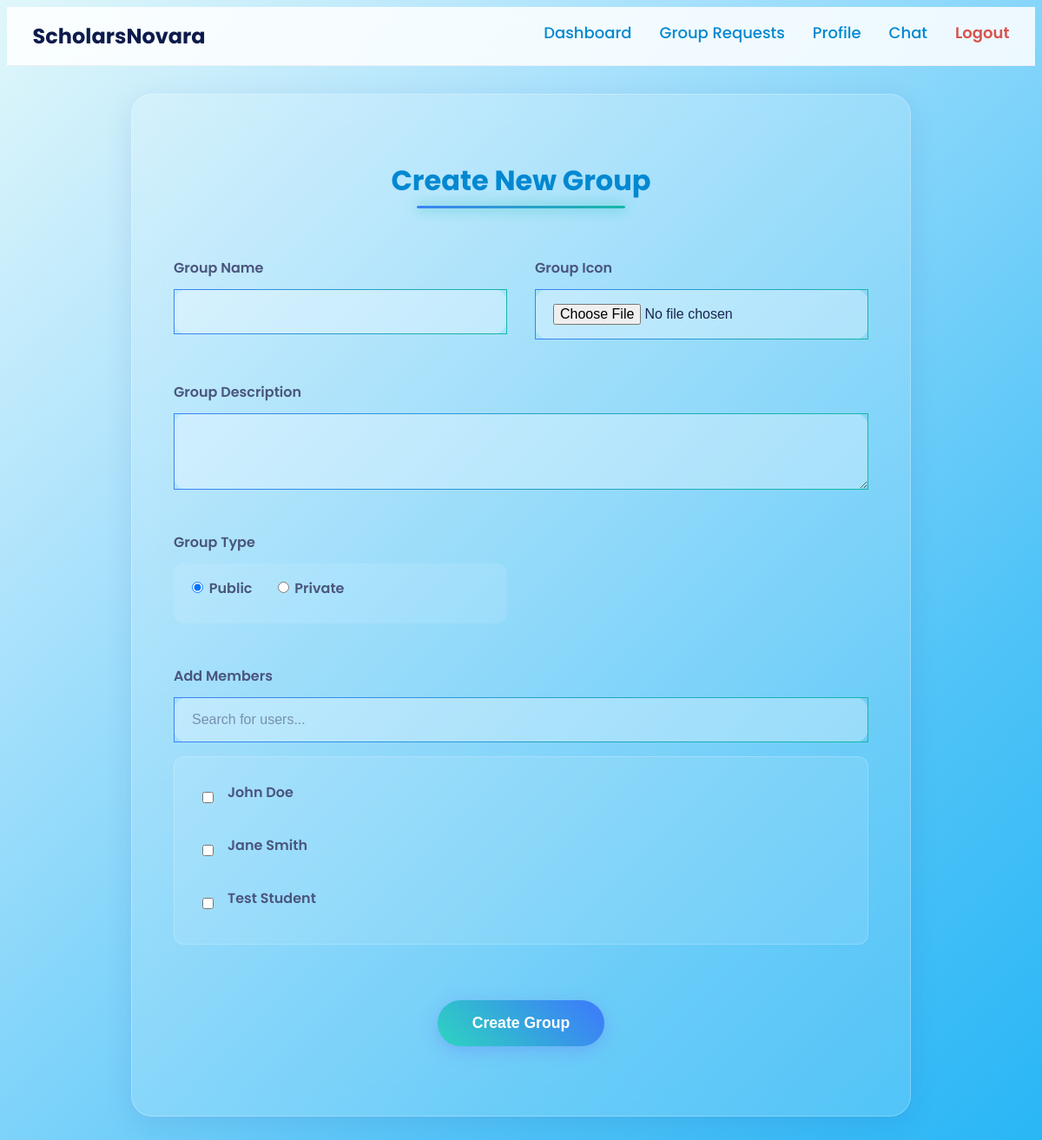
The page /chat/create (signed in) on the database its author committed.
### models.py (models this page shows, shortened)
class User(UserMixin, db.Model):
    id = db.Column(db.Integer, primary_key=True)
    created_at = db.Column(db.DateTime, default=datetime.utcnow)
    name = db.Column(db.String(150), nullable=False)
    email = db.Column(db.String(150), unique=True, nullable=False)
    password_hash = db.Column(db.String(128))
    role = db.Column(db.String(50), nullable=False, default='student')
    approved = db.Column(db.Boolean, default=False)
    is_banned = db.Column(db.Boolean, default=False)
    profile_pic = db.Column(db.String(150), nullable=False, default='default.jpg')
    bio = db.Column(db.Text, nullable=True)
    courses_taught = db.relationship('Course', backref='instructor', lazy='dynamic')
    enrollments = db.relationship('Enrollment', back_populates='student', lazy='dynamic')
    comments = db.relationship('Comment', backref='author', lazy='dynamic')
    library_items = db.relationship('LibraryMaterial', backref='uploader', lazy='dynamic')
    quiz_submissions = db.relationship('QuizSubmission', backref='student', lazy='dynamic')
    assignment_submissions = db.relationship('AssignmentSubmission', backref='student', lazy='dynamic')
    exam_submissions = db.relationship('ExamSubmission', backref='student', lazy='dynamic')
    lesson_completions = db.relationship('LessonCompletion', backref='user', lazy='dynamic', cascade="all, delete-orphan")
    library_purchases = db.relationship('LibraryPurchase', backref='user', lazy='dynamic', cascade="all, delete-orphan")
    chat_messages = db.relationship('ChatMessage', backref='author', lazy='dynamic')

### routes.py (the view, shortened to what this page needs)
@main.route('/chat/create', methods=['GET', 'POST'])
@login_required
def create_group():
    users = User.query.filter(User.id != current_user.id).all()
    return render_template('create_group.html', users=users)

### templates/create_group.html (shortened to what this page needs)
{% extends "base.html" %}
{% block content %}
<div class="form-container-glassy">
    <div class="form-header">
        <h2 class="form-title">Create New Group</h2>
    </div>
    <form action="{{ url_for('main.create_group') }}" method="POST" enctype="multipart/form-data">
        <div class="form-grid">
            <div class="form-group">
                <label for="group_name">Group Name</label>
                <input type="text" id="group_name" name="group_name" required class="input-glassy">
            </div>
            <div class="form-group">
                <label for="group_icon">Group Icon</label>
                <input type="file" id="group_icon" name="group_icon" accept="image/*" class="input-glassy">
            </div>
            <div class="form-group full-span">
                <label for="group_description">Group Description</label>
                <textarea id="group_description" name="group_description" rows="3" class="input-glassy"></textarea>
            </div>
            <div class="form-group">
                <label>Group Type</label>
                <div class="radio-group-glassy">
                    <label>
                        <input type="radio" name="group_type" value="public" checked> Public
                    </label>
                    <label>
                        <input type="radio" name="group_type" value="private"> Private
                    </label>
                </div>
            </div>
            <div class="form-group full-span">
                <label>Add Members</label>
                <input type="text" id="member-search" placeholder="Search for users..." class="input-glassy">
                <div class="user-list-glassy">
                    {% for user in users %}
                    <div class="user-item-glassy">
                        <input type="checkbox" name="members" value="{{ user.id }}" id="user-{{ user.id }}">
                        <label for="user-{{ user.id }}">{{ user.name }}</label>
                    </div>
                    {% endfor %}
                </div>
            </div>
        </div>
        <div class="form-actions">
            <button type="submit" class="btn-primary-glass">Create Group</button>
        </div>
    </form>
</div>
{% endblock %}

### static/css/forms.css (style rules this page uses)
.form-container-glassy { background: rgba(255, 255, 255, 0.15); backdrop-filter: blur(15px); -webkit-backdrop-filter: blur(15px); border: 1px solid rgba(255, 255, 255, 0.25); border-radius: 24px; padding: 3rem 3rem 5rem; max-width: 800px; margin: 2rem auto; box-shadow: 0 8px 32px rgba(31, 38, 135, 0.1); min-height: auto; }
.form-header { text-align: center; margin-bottom: 2.5rem; }
.form-title { font-size: 2.5rem; font-weight: 700; color: #1a2551; display: inline-block; position: relative; padding-bottom: 0.5rem; }
.form-title::after { content: ''; position: absolute; bottom: 0; left: 10%; right: 10%; height: 3px; background: linear-gradient(90deg, #3b82f6, #14b8a6); box-shadow: 0 0 15px #14b8a6; border-radius: 2px; }
.form-grid { display: grid; grid-template-columns: 1fr 1fr; gap: 1.5rem 2rem; }
.form-grid .full-span { grid-column: 1 / -1; }
.form-group { display: flex; flex-direction: column; }
.form-group label { font-weight: 600; color: #4a557d; margin-bottom: 0.75rem; }
.input-glassy { background: rgba(255, 255, 255, 0.3); border: 1px solid transparent; border-image: linear-gradient(to right, #3b82f6, #14b8a6) 1; border-radius: 16px; padding: 1rem 1.25rem; color: #1a2551; font-size: 1rem; transition: all 0.3s ease; }
.input-glassy::placeholder { color: rgba(74, 85, 125, 0.6); transition: opacity 0.3s ease; }
.btn-primary-glass { background-image: linear-gradient(45deg, #2dd4bf, #3b82f6, #a855f7); background-size: 200% auto; border: none; border-radius: 9999px; color: #fff; font-weight: 700; font-size: 1.1rem; padding: 1rem 2.5rem; cursor: pointer; transition: all 0.4s ease; box-shadow: 0 5px 20px rgba(99, 102, 241, 0.3); animation: pulse-off 2s infinite; }
.form-actions { display: flex; justify-content: center; gap: 1.5rem; margin-top: 2.5rem; grid-column: 1 / -1; }

### static/css/ice_sky_theme.css (style rules this page uses)
body.ice-sky-theme { background: linear-gradient(135deg, #e0f7fa, #b3e5fc, #81d4fa, #4fc3f7, #29b6f6); background-attachment: fixed; font-family: 'Poppins', sans-serif; color: #37474f; }
.ice-sky-theme h1, .ice-sky-theme h2, .ice-sky-theme h3, .ice-sky-theme h4, .ice-sky-theme h5, .ice-sky-theme h6 { color: #0288d1; font-weight: 700; }
.ice-sky-theme h2 { font-size: 2rem; margin-bottom: 1rem; }
.ice-sky-theme .form-group { margin-bottom: 1.5rem; }

### templates/create_group.html (style rules this page uses)
.user-list-glassy { max-height: 200px; overflow-y: auto; border: 1px solid rgba(255, 255, 255, 0.2); border-radius: 12px; padding: 1rem; margin-top: 1rem; background: rgba(255, 255, 255, 0.1); }
.user-item-glassy { display: flex; align-items: center; padding: 0.75rem; border-radius: 8px; }
.user-item-glassy input[type="checkbox"] { margin-right: 1rem; }
.radio-group-glassy { display: flex; gap: 1.5rem; background: rgba(255,255,255,0.1); padding: 1rem; border-radius: 12px; }

### rows shown on the page
User: name "John Doe"
User: name "Jane Smith"
User: name "Test Student"
